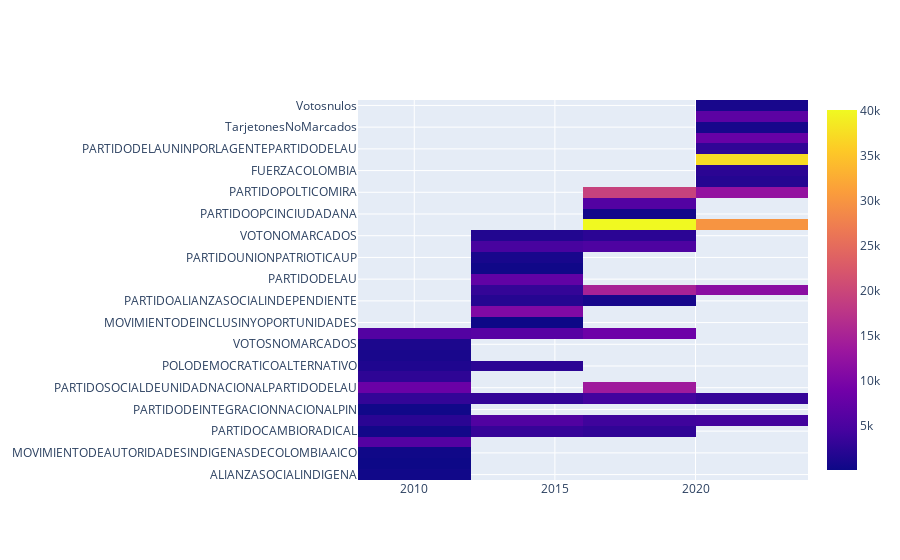

Notebook source saved alongside this figure:
### Markdown cell above
### Grafica

### Code cell
import plotly.express as px
import plotly.graph_objects as go
fig = go.Figure(data=go.Heatmap(x=cax_ag.anio, y=cax_ag.partido,z=cax_ag.votos))
fig.show()

### Figure 1 — Plotly figure (JSON) as saved in the notebook; plotly's stock layout.template omitted (floating-point values rounded to 4 significant figures)
{"data": [{"type": "heatmap", "x": [2010, 2010, 2010, 2010, 2010, 2010, 2010, 2010, 2010, 2010, 2010, 2010, 2010, 2010, 2014, 2014, 2014, 2014, 2014, 2014, 2014, 2014, 2014, 2014, 2014, 2014, 2014, 2014, 2018, 2018, 2018, 2018, 2018, 2018, 2018, 2018, 2018, 2018, 2018, 2018, 2018, 2022, 2022, 2022, 2022, 2022, 2022, 2022, 2022, 2022, 2022, 2022, 2022, 2022], "y": ["ALIANZASOCIALINDIGENA", "MOVIMIENTOAPERTURALIBERAL", "MOVIMIENTODEAUTORIDADESINDIGENASDECOLOMBIAAICO", "MOVIMIENTOINDEPENDIENTEDERENOVACIONABSOLUTAMIRA", "PARTIDOCAMBIORADICAL", "PARTIDOCONSERVADORCOLOMBIANO", "PARTIDODEINTEGRACIONNACIONALPIN", "PARTIDOLIBERALCOLOMBIANO", "PARTIDOSOCIALDEUNIDADNACIONALPARTIDODELAU", "PARTIDOVERDE", "POLODEMOCRATICOALTERNATIVO", "VOTOSBLANCOS", "VOTOSNOMARCADOS", "VOTOSNULOS", "MOVIMIENTODEINCLUSINYOPORTUNIDADES", "MOVIMIENTOMIRA", "PARTIDOALIANZASOCIALINDEPENDIENTE", "PARTIDOALIANZAVERDE", "PARTIDOCAMBIORADICAL", "PARTIDOCONSERVADORCOLOMBIANO", "PARTIDODELAU", "PARTIDOLIBERALCOLOMBIANO", "PARTIDOOPCIONCIUDADANA", "PARTIDOUNIONPATRIOTICAUP", "POLODEMOCRATICOALTERNATIVO", "VOTOENBLANCO", "VOTONOMARCADOS", "VOTOSNULOS", "PARTIDOALIANZASOCIALINDEPENDIENTE", "PARTIDOALIANZAVERDE", "PARTIDOCAMBIORADICAL", "PARTIDOCENTRODEMOCRTICO", "PARTIDOCONSERVADORCOLOMBIANO", "PARTIDOLIBERALCOLOMBIANO", "PARTIDOOPCINCIUDADANA", "PARTIDOPOLODEMOCRTICOALTERNATIVO", "PARTIDOPOLTICOMIRA", "PARTIDOSOCIALDEUNIDADNACIONALPARTIDODELAU", "VOTOENBLANCO", "VOTONOMARCADOS", "VOTOSNULOS", "COALICINMOVIMIENTOSALVACINNACIONALYCOLOMBIAJUSTALIBRES", "FUERZACOLOMBIA", "PACTOHISTRICO", "PARTIDOALIANZAVERDE", "PARTIDOCENTRODEMOCRTICO", "PARTIDOCONSERVADORCOLOMBIANO", "PARTIDODELAUNINPORLAGENTEPARTIDODELAU", "PARTIDOLIBERALCOLOMBIANO", "PARTIDONUEVOLIBERALISMO", "PARTIDOPOLTICOMIRA", "TarjetonesNoMarcados", "Votosenblanco", "Votosnulos"], "z": [377, 86, 277, 5914, 484, 2308, 349, 2994, 8096, 2640, 1477, 975, 1218, 5772, 61, 10572, 1918, 3088, 3231, 5621, 7234, 3053, 319, 934, 2513, 4692, 1731, 6264, 810, 14876, 2792, 40048, 3962, 4241, 549, 5856, 19354, 13829, 5331, 2392, 8448, 1853, 2371, 37220, 11463, 29917, 4154, 2812, 3198, 7842, 12426, 812, 6682, 935]}], "layout": {}}
